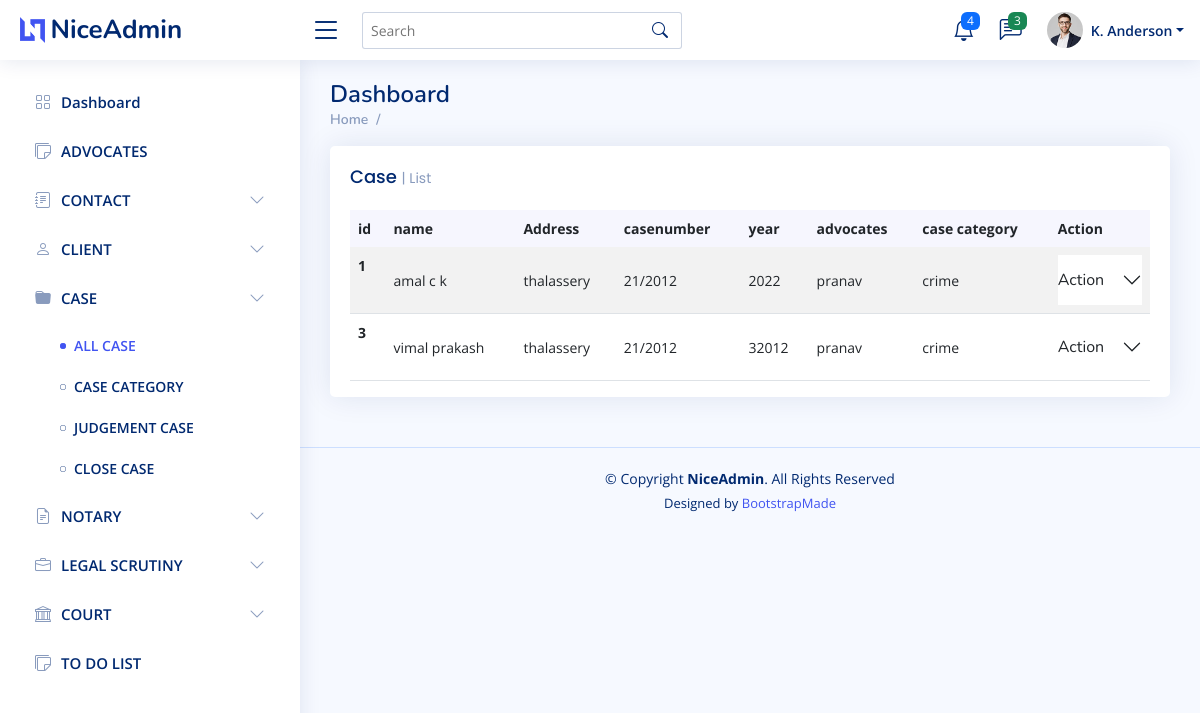
Screenshot of /case with the database file from the repository.
### Admin_user/models.py (models this page shows, shortened)
class CaseRegister(models.Model):
    client_name=models.ForeignKey(client, on_delete=models.CASCADE)
    address=models.CharField(max_length=50)
    case_number=models.CharField(max_length=50)
    year=models.IntegerField()
    incident=models.CharField(max_length=50,null=True)
    advocate=models.ForeignKey(Advocate,null=True,on_delete=models.SET_NULL)
    Filling_Date=models.DateField(auto_now=False, auto_now_add=False,null=True)
    First_hearing_date=models.DateField(auto_now=False, auto_now_add=False,null=True)
    Next_hearing_date=models.DateField(auto_now=False, auto_now_add=False,null=True)
    Fir_date=models.DateField(auto_now=False, auto_now_add=False,null=True)
    Fir_number=models.IntegerField(null=True)
    Fir_policeStation=models.CharField(max_length=50,null=True)
    case_category=models.ForeignKey(CaseCategory,null=True,on_delete=models.SET_NULL)
    status=models.CharField(max_length=20,choices=status_choice,null=True,default=1)

class client(models.Model):
    First_name=models.CharField(max_length=50)
    Last_name=models.CharField(max_length=50)
    Address=models.ForeignKey(Address,null=True, on_delete=models.SET_NULL)
    Category=models.CharField(max_length=50,null=True)
    is_case=models.BooleanField(default=False)
    phone=models.IntegerField(null=True)
    email=models.CharField(max_length=50,null=True)
    def __str__(self) :
        return self.First_name+" "+self.Last_name

class Advocate(models.Model):
    name=models.CharField(max_length=50)
    address=models.ForeignKey(Address,on_delete=models.DO_NOTHING)
    phone=models.IntegerField()
    court=models.ForeignKey(Court,null=True, on_delete=models.SET_NULL)
    def __str__(self) :
        return self.name

class CaseCategory(models.Model):
    name=models.CharField(max_length=50)
    decription=models.CharField(max_length=50)
    def __str__(self):
        return self.name

### Admin_user/views.py (the view)
# urls.py: path("case",case,name="case"),
def case(request):
    context={}
    context["case"]=True
    context["data"]=CaseRegister.objects.all()
    context["advocate_update_form"]=Upadte_advocate_form()
    context["Upadte_hearing_date_form"]=Upadte_hearing_date_form()
    return render(request,"admin/case.html",context)

### Admin_user/form.py
class Upadte_advocate_form(forms.ModelForm):
    class Meta:
        model=CaseRegister
        fields=['advocate']
    def __init__(self,*args,**kwargs):
            super(Upadte_advocate_form,self).__init__(*args,**kwargs)
            for i in self.fields.values():
                i.widget.attrs['class']="form-control"

class Upadte_hearing_date_form(forms.ModelForm):
    class Meta:
        model=CaseRegister
        fields=['Next_hearing_date']
        widgets={
             'Next_hearing_date':DateInput(attrs={'type':"date"}),
        }
    def __init__(self,*args,**kwargs):
            super(Upadte_hearing_date_form,self).__init__(*args,**kwargs)
            for i in self.fields.values():
                i.widget.attrs['class']="form-control"

### templates/admin/case.html (shortened to what this page needs)
{% extends 'admin/main.html' %}
{% block content %}
<div class="col-12">
    <div class="card top-selling overflow-auto">
      <div class="card-body pb-0">
          <h5 class="card-title">Case <span>| List</span></h5>
          <table class="table table-striped">
            <thead>
              <tr>
                <th class="fw-bold" scope="col">id</th>
                <th class="fw-bold" scope="col">name</th>
                <th class="fw-bold" scope="col">Address</th>
                <th class="fw-bold" scope="col">casenumber</th>
                <th class="fw-bold" scope="col">year</th>
                <th class="fw-bold" scope="col">advocates</th>
                <th class="fw-bold" scope="col">case category</th>
                <th class="fw-bold" scope="col">Action</th>
              </tr>
            </thead>
            <tbody>
              {% for i in data %}
              <tr>
                <th scope="row">{{i.id}}</th>
                <td>{{i.client_name}}</td>
                <td>{{i.address}}</td>
                <td >{{i.case_number}}</td>
                <td >{{i.year}}</td>
                <td >{{i.advocate}}</td>
                <td >{{i.case_category}}</td>
                <td><div class="accordion accordion-flush" id="accordionFlushExample">
                  <div class="accordion-item">
                    <h2 class="accordion-header" id="flush-headingOne">
                      <button class="accordion-button collapsed" type="button" data-bs-toggle="collapse" data-bs-target="#flush-collapseOne{{i.id}}" aria-expanded="false" aria-controls="flush-collapseOne">
                        Action
                      </button>
                    </h2>
                                    {%load crispy_forms_tags %}
                                    {%load crispy_forms_tags %}
                  </div>
                </div></td>
              </tr>
              {% endfor %}
            </tbody>
          </table>
        </div>
      </div>
    </div>
{% endblock content %}

### static/assets/css/style.css (style rules this page uses)
:root { scroll-behavior: smooth; }
body { font-family: "Open Sans", sans-serif; background: #f6f9ff; color: #444444; }
h1, h2, h3, h4, h5, h6 { font-family: "Nunito", sans-serif; }
.card { margin-bottom: 30px; border: none; border-radius: 5px; box-shadow: 0px 0 30px rgba(1, 41, 112, 0.1); }
.card-title { padding: 20px 0 15px 0; font-size: 18px; font-weight: 500; color: #012970; font-family: "Poppins", sans-serif; }
.card-title span { color: #899bbd; font-size: 14px; font-weight: 400; }
.card-body { padding: 0 20px 20px 20px; }
.accordion-item { border: 1px solid #ebeef4; }
.accordion-flush .accordion-button { padding: 15px 0; background: none; border: 0; }
.dashboard .top-selling { font-size: 14px; }
.dashboard .top-selling .table thead { background: #f6f6fe; }
.dashboard .top-selling .table thead th { border: 0; }
.dashboard .top-selling .table tbody td { vertical-align: middle; }

### rows the page displays
CaseRegister: id "1", client_name "amal c k", address "thalassery", case_number "21/2012", year "2022", advocate "pranav", case_category "crime"
CaseRegister: id "3", client_name "vimal prakash", address "thalassery", case_number "21/2012", year "32012", advocate "pranav", case_category "crime"
